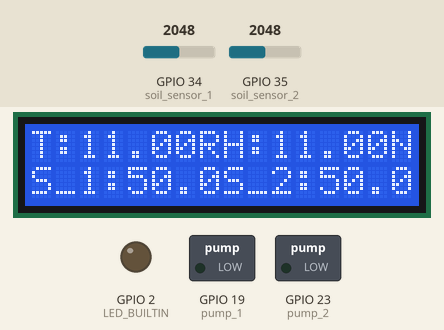
Simulated run of this sketch. Board: ESP32. On the bench: 16×2 character LCD, switched loads named in the sketch (green lamp = pin HIGH), output pins drawn as LEDs (lit = HIGH). The inputs (shaded band) are chosen by the test bench; at power-on: GPIO 34 (soil_sensor_1) = 2048, GPIO 35 (soil_sensor_2) = 2048. WiFi joins after 1.5 s; servers stay silent unless stated; what the sketch prints to the serial monitor is not drawn.

Above: at 3.05 s.
3.1 s: GPIO 34 (soil_sensor_1) set to 1693
At 3.26 s:
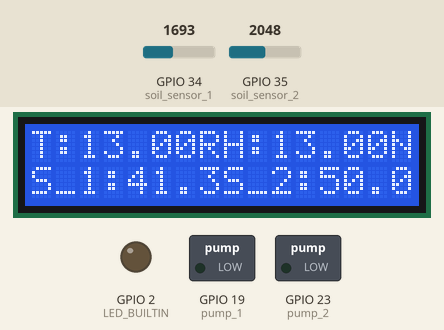
4.9 s: GPIO 34 (soil_sensor_1) set to 1612
At 5.15 s:
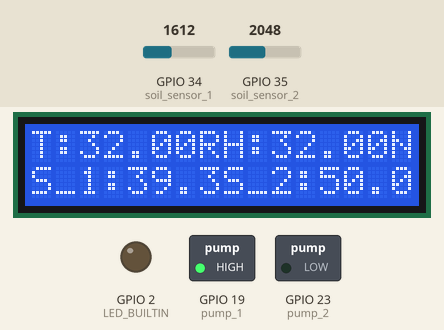
6.8 s: GPIO 35 (soil_sensor_2) set to 1679
At 7.06 s:
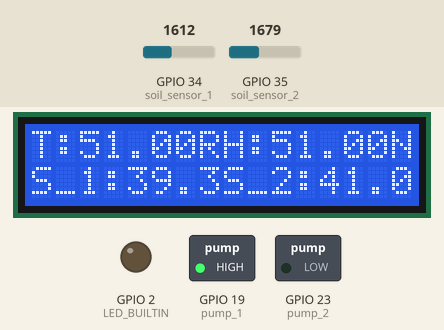
8.4 s: GPIO 35 (soil_sensor_2) set to 1600
At 8.65 s:
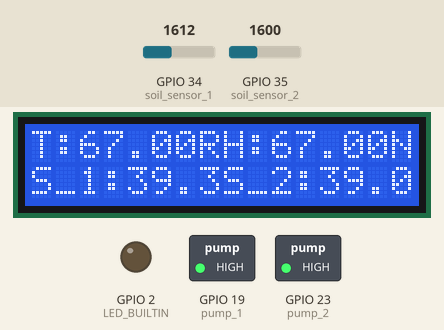
10.3 s: GPIO 34 (soil_sensor_1) set to 2047
At 11.96 s:
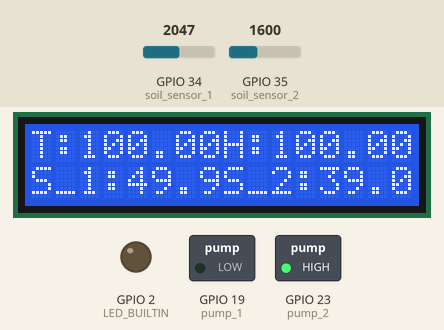
12.2 s: GPIO 35 (soil_sensor_2) set to 2047
At 12.45 s:
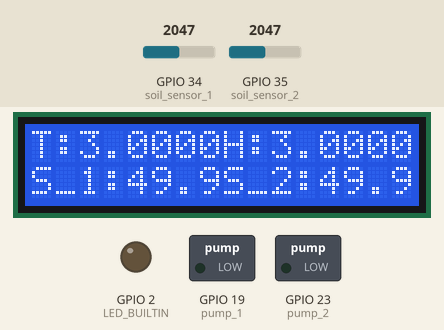
Timing chart, 0 to 15.1 s (numbered marks = the images above; inputs shaded):
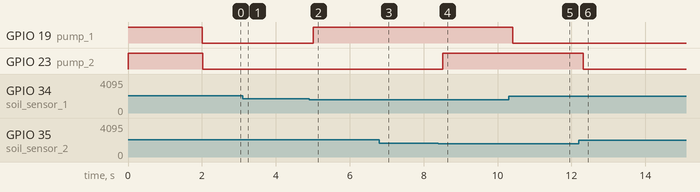

Measured:
- the behaviour switches between 1638 and 1637 on GPIO 34 (soil_sensor_1) (found by bisection; images 1 and 2)
- the behaviour switches between 1638 and 1637 on GPIO 35 (soil_sensor_2) (found by bisection; images 3 and 4)
- after the input at 4.9 s, GPIO 19 (pump_1): LOW → HIGH after 0.12 s
- after the input at 8.4 s, GPIO 23 (pump_2): LOW → HIGH after 0.12 s
- after the input at 10.3 s, GPIO 19 (pump_1): HIGH → LOW after 0.12 s
- after the input at 12.2 s, GPIO 23 (pump_2): HIGH → LOW after 0.12 s

The sketch:

smart_garden.ino
```cpp
#define BLYNK_TEMPLATE_ID "TMPL6h7Ii5HJS"
#define BLYNK_TEMPLATE_NAME "Smart Garden"
#define BLYNK_PRINT Serial


#include <WiFi.h>
#include <WiFiClient.h>
#include <BlynkSimpleEsp32.h>
#include <LiquidCrystal_I2C.h>
#define  BLYNK_PRINT Serial
#include <DHT.h>
#include <Wire.h>


char auth[] = "aLs6-kNZsXCpmS_3dnzfKPJcP5-E_ACd";
char ssid[] = "hcn sar 03212323255";
char pass[] = "humayunsj789";


#define SCL 22//for i2c
#define SDA 21//for i2c
#define DHTPIN 25//dht pin
#define soil_sensor_1 34   // Pin connected to soil moisture sensor
#define soil_sensor_2 35   // Pin connected to soil moisture sensor
#define pump_1 19     // Pin connected to relay control
#define pump_2 23
// Pin connected to relay control


bool pump_1_state = 0;
bool pump_2_state = 0;
float soil_threshold =40.0;


DHT dht(DHTPIN, DHT11);
BlynkTimer timer;
LiquidCrystal_I2C lcd(0x3F, 16, 2);// if lcd not work change address ox3F to 0x27


int a=1;

void soilMoistureSensor() {
  a=a+10;
  //int soilMoisture = ++a;//analogRead(soil_sensor_2);
  int soilMoisture_1 =analogRead(soil_sensor_1);//analogRead(soil_sensor_2);
  float soil_per_1 =  (  ( (soilMoisture_1/4095.00) * 100 ) );//
  Serial.print("soil_sensor_1.................... ");
  Serial.println(soil_per_1);

  int soilMoisture_2 = analogRead(soil_sensor_2);//analogRead(soil_sensor_2);
  float soil_per_2 =  (  ( (soilMoisture_2/4095.00) * 100 ) );//
  Serial.print("soil_sensor_2....................  ");
  Serial.println(soil_per_2);


  Blynk.virtualWrite(V0, soil_per_1);     // Send soil moisture 1 to V0 on the Blynk app
  Blynk.virtualWrite(V1, soil_per_2);    // Send soil moisture 2 to V1 on the Blynk app

   lcd.setCursor(0,1);
  lcd.print("S_1:");
  lcd.print(soil_per_1);

  lcd.setCursor(8, 1);
  lcd.print("S_2:");
  lcd.print(soil_per_2);

if (soil_per_1>soil_threshold)
  {
    digitalWrite(pump_1, 0);  // Turn on the water pump
    Serial.println("plant 1 low water ... pump 1 on");
    Blynk.virtualWrite(V4,1);  // Send status message to V9 on the Blynk app
  }

  else if (soil_per_1 < soil_threshold)
  {  // Adjust the threshold value based on your soil moisture sensor
    digitalWrite(pump_1, 1);  // Turn off pump 1
    Serial.println("plant 1 has enough mositures pump 1 is off.");
    Blynk.virtualWrite(V4,0 );  // Send status message to V9 on the Blynk app
  }

if (soil_per_2>soil_threshold)
  {
    digitalWrite(pump_2, 0);  // Turn on the water pump
    Serial.println("plant 2 low water ... pump 2 on");
    Blynk.virtualWrite(V4,1);  // Send status message to V9 on the Blynk app
  }

  else if (soil_per_2 < soil_threshold)
  {  // Adjust the threshold value based on your soil moisture sensor
    digitalWrite(pump_2, 1);  // Turn off pump 1
    Serial.println("plant 2 has enough mositures pump 2 is off.");
    Blynk.virtualWrite(V4,0 );  // Send status message to V9 on the Blynk app
  }


//  lcd.setCursor(0, 0);
//  lcd.print("Moisture :");
//  lcd.print(value);
//  lcd.print(" ");
}


float h;
float t;
void DHT11sensor() {
  h =h>100?0:++h; //dht.readHumidity();
  t =t>100?0:++t;; //dht.readTemperature();
 // h =dht.readHumidity();
 // t =dht.readTemperature();

  if (isnan(h) || isnan(t)) {
    Serial.println("Failed to read from DHT sensor!");
    return;
  }

  lcd.setCursor(0, 0);
  lcd.print("T:");
  lcd.print(t);

  lcd.setCursor(8, 0);
  lcd.print("H:");
  lcd.print(h);
  Blynk.virtualWrite(V2, t);  // Send temperature to V2 on the Blynk app
  Blynk.virtualWrite(V3, h);     // Send humidity to V3 on the Blynk app
}


void setup()
{
   Serial.begin(115200);

  pinMode(soil_sensor_1, INPUT);
  pinMode(soil_sensor_2, INPUT);
  pinMode(pump_1, OUTPUT);
  pinMode(pump_2, OUTPUT);

  pinMode(LED_BUILTIN,OUTPUT);
  digitalWrite(pump_1,1);
  digitalWrite(pump_2,1);


  lcd.init();
  dht.begin();
  Blynk.begin(auth, ssid, pass, "blynk.cloud", 80);


  lcd.backlight();
  lcd.setCursor(0, 0);
  lcd.print("SMART IRRIGATION");
  timer.setInterval(100L, DHT11sensor);
  timer.setInterval(100L, soilMoistureSensor);

 // Blynk.begin(auth, ssid, pass);

}


void loop()
{
  Blynk.run();
   timer.run();  //Run the Blynk timer
   //int potvalue=analogRead(36);
  //Blynk.virtualWrite(V1,potvalue);
}
```
